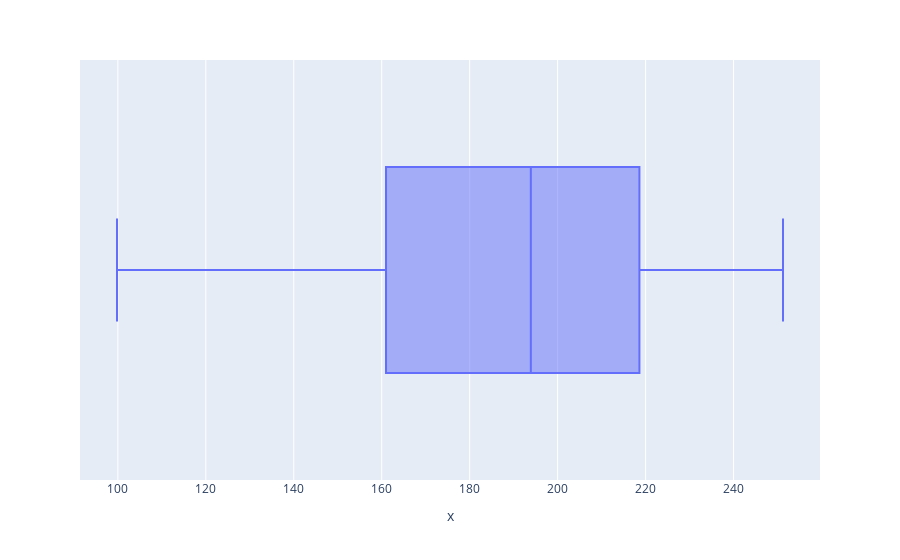

The code cell stored with this chart in its notebook:
### Code cell
px.box(x=y_pred)

### Figure 1 — Plotly figure (JSON) as saved in the notebook; plotly's stock layout.template omitted (floating-point values rounded to 4 significant figures; data arrays with more than 128 entries replaced by an {"elided": "..."} marker saying what was removed)
{"data": [{"alignmentgroup": "True", "hovertemplate": "x=%{x}<extra></extra>", "legendgroup": "", "marker": {"color": "#636efa"}, "name": "", "notched": false, "offsetgroup": "", "orientation": "h", "showlegend": false, "type": "box", "x": {"elided": "207 float values"}, "x0": " ", "xaxis": "x", "y0": " ", "yaxis": "y"}], "layout": {"boxmode": "group", "legend": {"tracegroupgap": 0}, "margin": {"t": 60}, "xaxis": {"anchor": "y", "domain": [0, 1], "title": {"text": "x"}}, "yaxis": {"anchor": "x", "domain": [0, 1]}}}
